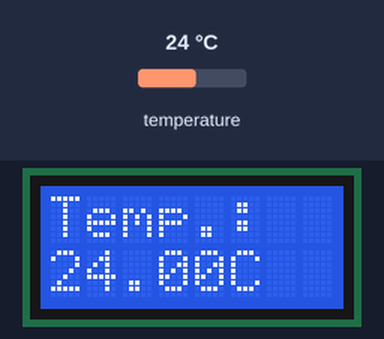
A sketch run on a simulated Arduino Uno, built with avr-gcc and run on an emulated ATmega328P. Parts: 8×2 character LCD. Inputs (shaded band) come from the test bench; at power-on: temperature 24 °C.

Above: at 1.2 s.
1.3 s: temperature set to 12 °C
At 2.2 s:
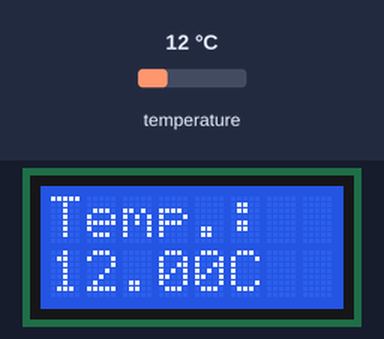
2.8 s: temperature set to 19 °C
At 3.6 s:
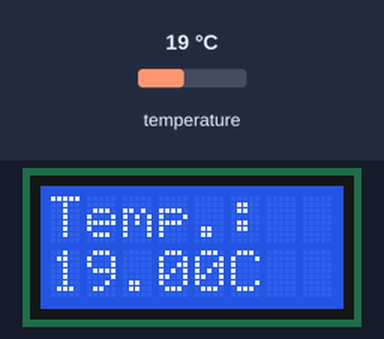
4.3 s: temperature set to 28 °C
At 5.7 s:
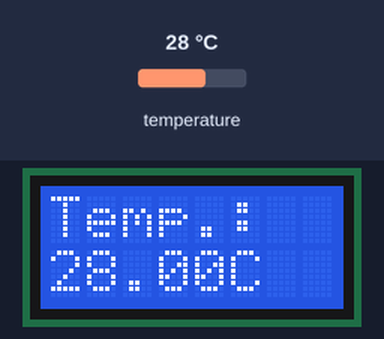
Timing chart, 0 to 7.3 s (numbered marks = the images above; inputs shaded):
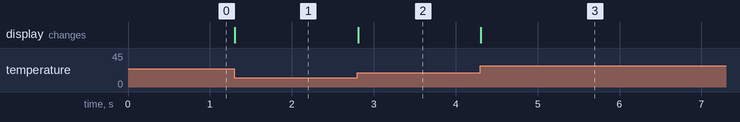

Measured:
- after the input at 1.3 s, the display: changes at once (image 1)
- after the input at 2.8 s, the display: changes at once (image 2)
- after the input at 4.3 s, the display: changes at once (image 3)

The sketch:

Exemplo20_Temperatura_LCD.ino
```cpp
#include <LiquidCrystal.h>
#include <OneWire.h>
#include <DallasTemperature.h>

// ligado na porta 8
#define ONE_WIRE_BUS 8
OneWire oneWire(ONE_WIRE_BUS);
DallasTemperature sensors(&oneWire);

LiquidCrystal lcd(12, 11, 5, 4, 3, 2);

void setup(void) {
  // initialize entradas e saídas
  // inicializa a porta serial
  lcd.begin(8, 2);
  sensors.begin(); // sensor ligado na porta digital 6
  lcd.print("Temp.:"); // envia a mensagem para o LCD.
}
void loop(void) {
  // Pega temperatura e envia para o monitor serial.
  lcd.setCursor(0,1); //Posiciona cursor na segunda linha
  lcd.print(sensors.getTempCByIndex(0));
  lcd.print("C");
}
```
